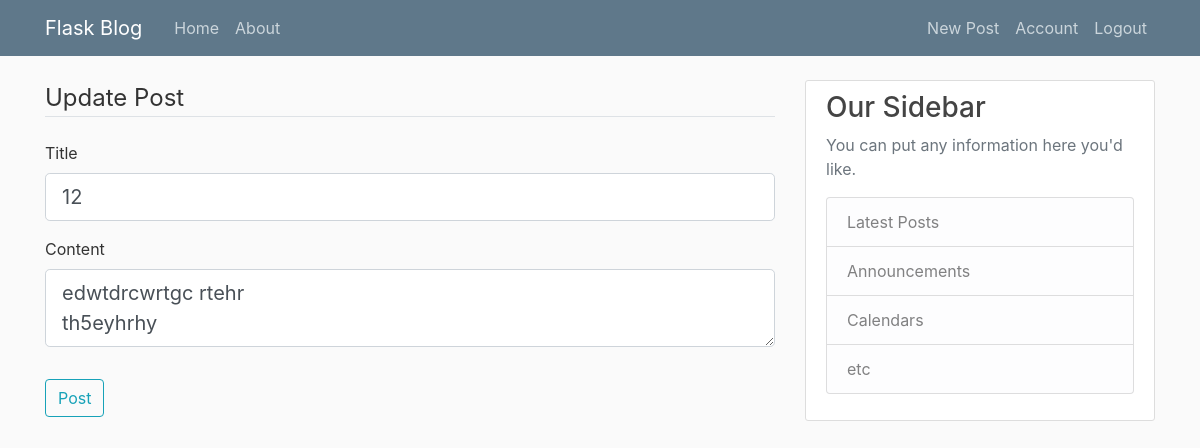
The page /post/13/update (signed in) on the database as committed earlier.
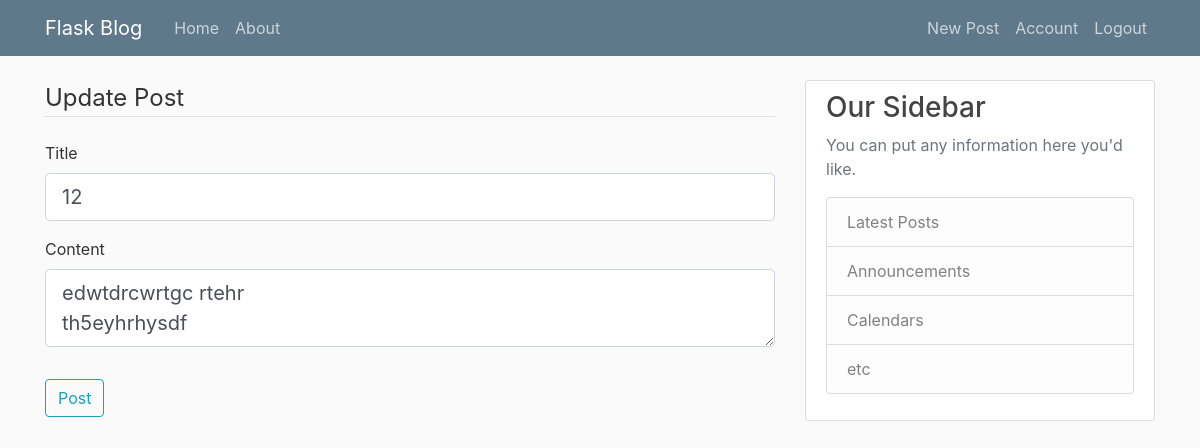
The same page on the database as committed later.
### flask_blog_app/models.py (models this page shows, shortened)
class Post(db.Model):
	id = db.Column(db.Integer, primary_key = True)
	title = db.Column(db.String(100), nullable = False)
	date_posted = db.Column(db.DateTime, nullable = False, default = datetime.utcnow)
	content = db.Column(db.Text, nullable =False)
	user_id = db.Column(db.Integer, db.ForeignKey('user.id'), nullable = False)

### flask_blog_app/posts/routes.py (the view)
@posts.route("/post/<int:post_id>/update", methods = ['GET', 'POST'])
@login_required
def update_post(post_id):
	post = Post.query.get_or_404(post_id)
	if post.author != current_user:
		abort(403)
	form = PostForm()
	if form.validate_on_submit():
		post.title = form.title.data
		post.content = form.content.data
		db.session.commit()
		flash('Post Updated!', 'success')
		return redirect(url_for('posts.post', post_id = post.id))
	elif request.method == 'GET':
		form.title.data = post.title
		form.content.data = post.content
	return render_template('create_post.html', title = 'Update Post', form = form, legend = 'Update Post')

### flask_blog_app/posts/forms.py
class PostForm(FlaskForm):
	title = StringField('Title', validators=[DataRequired()])
	content = TextAreaField('Content', validators=[DataRequired()])
	submit = SubmitField('Post')

### flask_blog_app/models.py (called while the page is built)
@login_manager.user_loader
def load_user(user_id):
	return User.query.get(int(user_id))

### flask_blog_app/templates/create_post.html (shortened to what this page needs)
{% extends "layout.html" %}
{% block content %}
<div class = "content_section">
	<form method= "POST" action="">
		<fieldset class ="form-group">
			<legend class = "border-bottom mb-4"> {{ legend }} </legend>
			<div class ="form-group">
				{{ form.title.label(class = "form-control-label") }}
				{% if form.title.errors %}
					{{ form.title(class = "form-control form-control-lg is-invalid") }}
					<div class = "invalid-feedback">
						{% for error in form.title.errors %}
							<span> {{ error }} </span>
						{% endfor %}
					</div>
				{% else %}
					{{ form.title(class = "form-control form-control-lg") }}
				{% endif %}
			</div>
			<div class ="form-group">
				{{ form.content.label(class = "form-control-label") }}
				{% if form.content.errors %}
					{{ form.content(class = "form-control form-control-lg is-invalid") }}
					<div class = "invalid-feedback">
						{% for error in form.content.errors %}
							<span> {{ error }} </span>
						{% endfor %}
					</div>
				{% else %}
					{{ form.content(class = "form-control form-control-lg") }}
				{% endif %}
			</div>
		</fieldset>
		<div class="form-group">
			{{ form.submit(class = "btn btn-outline-info") }}
		</div>
	</form>
</div>
{% endblock content %}

Rows that differ between the two databases and show on the page:
changed Post: content "edwtdrcwrtgc rtehr th5eyhrhy" → "edwtdrcwrtgc rtehr th5eyhrhysdf"
